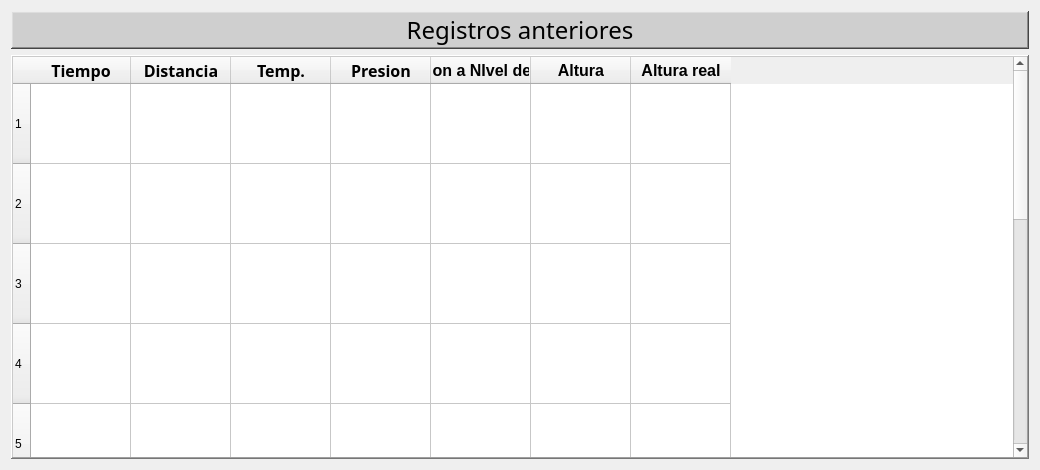
<?xml version="1.0" encoding="UTF-8"?>
<ui version="4.0">
 <class>RegistersPage</class>
 <widget class="QWidget" name="RegistersPage">
  <property name="geometry">
   <rect>
    <x>0</x>
    <y>0</y>
    <width>1040</width>
    <height>470</height>
   </rect>
  </property>
  <property name="sizePolicy">
   <sizepolicy hsizetype="Expanding" vsizetype="Expanding">
    <horstretch>0</horstretch>
    <verstretch>0</verstretch>
   </sizepolicy>
  </property>
  <property name="windowTitle">
   <string>Form</string>
  </property>
  <layout class="QGridLayout" name="gridLayout">
   <item row="1" column="1">
    <widget class="QTableWidget" name="registers_table">
     <property name="sizePolicy">
      <sizepolicy hsizetype="Expanding" vsizetype="Expanding">
       <horstretch>0</horstretch>
       <verstretch>0</verstretch>
      </sizepolicy>
     </property>
     <property name="frameShape">
      <enum>QFrame::Shape::WinPanel</enum>
     </property>
     <property name="frameShadow">
      <enum>QFrame::Shadow::Raised</enum>
     </property>
     <property name="sizeAdjustPolicy">
      <enum>QAbstractScrollArea::SizeAdjustPolicy::AdjustToContents</enum>
     </property>
     <property name="editTriggers">
      <set>QAbstractItemView::EditTrigger::NoEditTriggers</set>
     </property>
     <property name="defaultDropAction">
      <enum>Qt::DropAction::IgnoreAction</enum>
     </property>
     <property name="alternatingRowColors">
      <bool>false</bool>
     </property>
     <property name="textElideMode">
      <enum>Qt::TextElideMode::ElideMiddle</enum>
     </property>
     <property name="gridStyle">
      <enum>Qt::PenStyle::SolidLine</enum>
     </property>
     <property name="sortingEnabled">
      <bool>true</bool>
     </property>
     <property name="wordWrap">
      <bool>false</bool>
     </property>
     <property name="cornerButtonEnabled">
      <bool>true</bool>
     </property>
     <property name="rowCount">
      <number>10</number>
     </property>
     <attribute name="horizontalHeaderCascadingSectionResizes">
      <bool>false</bool>
     </attribute>
     <attribute name="verticalHeaderMinimumSectionSize">
      <number>40</number>
     </attribute>
     <attribute name="verticalHeaderDefaultSectionSize">
      <number>80</number>
     </attribute>
     <attribute name="verticalHeaderShowSortIndicator" stdset="0">
      <bool>true</bool>
     </attribute>
     <attribute name="verticalHeaderStretchLastSection">
      <bool>true</bool>
     </attribute>
     <row/>
     <row/>
     <row/>
     <row/>
     <row/>
     <row/>
     <row/>
     <row/>
     <row/>
     <row/>
     <column>
      <property name="text">
       <string>Tiempo</string>
      </property>
      <property name="font">
       <font>
        <family>Segoe UI Variable</family>
        <pointsize>12</pointsize>
        <bold>true</bold>
       </font>
      </property>
     </column>
     <column>
      <property name="text">
       <string>Distancia</string>
      </property>
      <property name="font">
       <font>
        <family>Segoe UI Variable</family>
        <pointsize>12</pointsize>
        <bold>true</bold>
       </font>
      </property>
     </column>
     <column>
      <property name="text">
       <string>Temp.</string>
      </property>
      <property name="font">
       <font>
        <family>Segoe UI Variable</family>
        <pointsize>12</pointsize>
        <bold>true</bold>
       </font>
      </property>
     </column>
     <column>
      <property name="text">
       <string>Presion</string>
      </property>
      <property name="font">
       <font>
        <family>Segoe UI Variable</family>
        <pointsize>12</pointsize>
        <bold>true</bold>
       </font>
      </property>
     </column>
     <column>
      <property name="text">
       <string>Presion a NIvel del Mar</string>
      </property>
      <property name="font">
       <font>
        <pointsize>12</pointsize>
        <bold>true</bold>
       </font>
      </property>
     </column>
     <column>
      <property name="text">
       <string>Altura</string>
      </property>
      <property name="font">
       <font>
        <pointsize>12</pointsize>
        <bold>true</bold>
       </font>
      </property>
     </column>
     <column>
      <property name="text">
       <string>Altura real</string>
      </property>
      <property name="font">
       <font>
        <family>Segoe UI</family>
        <pointsize>12</pointsize>
        <bold>true</bold>
       </font>
      </property>
     </column>
    </widget>
   </item>
   <item row="0" column="1">
    <widget class="QLabel" name="registers_label">
     <property name="sizePolicy">
      <sizepolicy hsizetype="Expanding" vsizetype="Expanding">
       <horstretch>0</horstretch>
       <verstretch>0</verstretch>
      </sizepolicy>
     </property>
     <property name="maximumSize">
      <size>
       <width>16777215</width>
       <height>50</height>
      </size>
     </property>
     <property name="font">
      <font>
       <family>Impact</family>
       <pointsize>18</pointsize>
       <bold>false</bold>
       <underline>false</underline>
      </font>
     </property>
     <property name="styleSheet">
      <string notr="true">color: black;
background-color: rgb(207, 207, 207);</string>
     </property>
     <property name="frameShape">
      <enum>QFrame::Shape::WinPanel</enum>
     </property>
     <property name="frameShadow">
      <enum>QFrame::Shadow::Raised</enum>
     </property>
     <property name="text">
      <string>Registros anteriores</string>
     </property>
     <property name="alignment">
      <set>Qt::AlignmentFlag::AlignCenter</set>
     </property>
    </widget>
   </item>
  </layout>
 </widget>
 <resources/>
 <connections/>
</ui>
